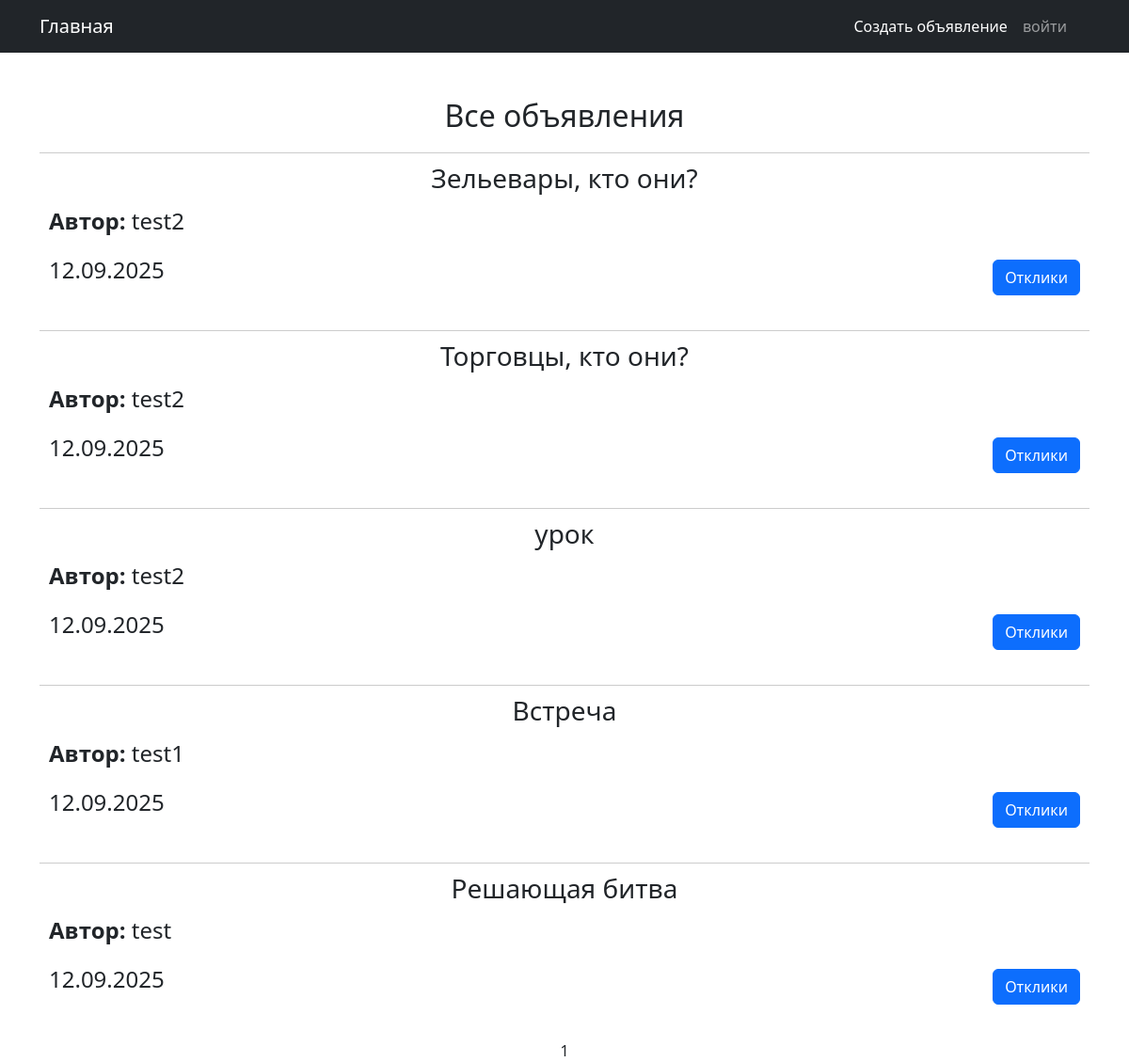
The page /ad/ on the database as committed earlier.
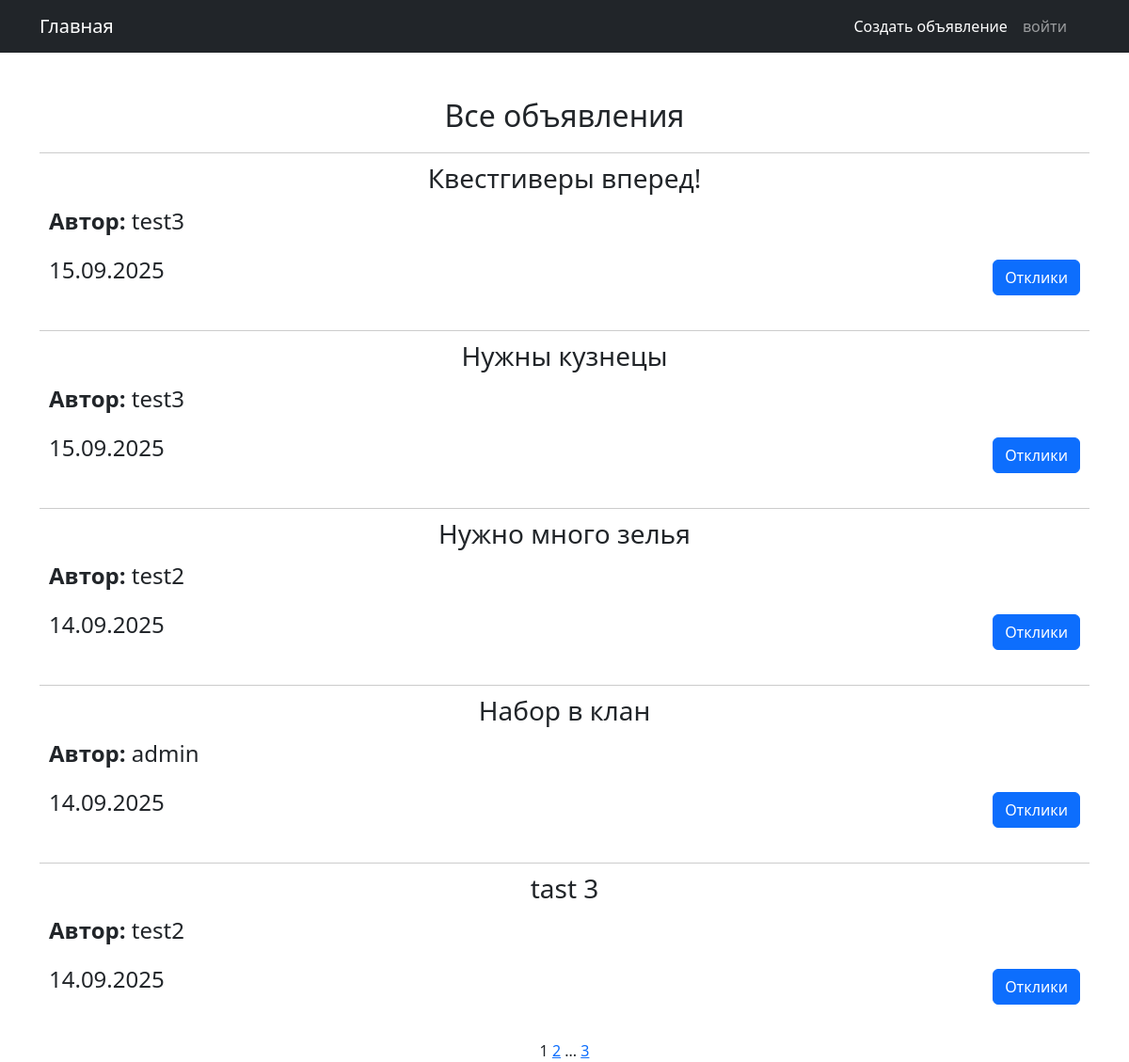
The same page on the database as committed later.
### notice/models.py (models this page shows, shortened)
class Ad(models.Model):
    user = models.ForeignKey(User, on_delete=models.CASCADE)
    category = models.ForeignKey(Category, on_delete=models.CASCADE)
    heading = models.CharField(max_length=255, unique=True)
    text = RichTextUploadingField()
    time_in = models.DateTimeField(auto_now_add=True)
    class Meta:
        verbose_name = 'Объявление'
        verbose_name_plural = 'Объявления'

### notice/views.py (the view)
# urls.py: path('', Adlist.as_view(), name='ad_list'),
class Adlist(ListView):
    ordering = '-time_in'
    model = Ad
    context_object_name = 'ads'
    template_name = 'ad/ad_list.html'
    paginate_by = 5

### templates/ad/ad_list.html (shortened to what this page needs)
{% extends 'flatpages/default.html' %}
{% block content %}
<div style="margin-bottom: 20px;">
    <h2>Все объявления</h2>
</div>
{% for ad in ads %}
<div style="border-top: 1px solid #ccc; padding: 10px; margin-bottom: 20px;">
    <h3 style="margin-bottom: 10px;">{{ad.heading}}</h3>
    <div style="display: flex; align-items: flex-start;">
        <div style="flex: 1; margin-right: 10px;">
            <div style="display: flex; flex-direction: column; align-items: flex-start;">
                <p style="font-size: 1.5em;"><strong>Автор:</strong> {{ad.user}}</p>
            </div>
        </div>
        <div style="flex: 3;">
        </div>
    </div>
    <div style="display: flex; justify-content: space-between; align-items: center;">
        <p style="font-size: 1.5em;">{{ad.time_in|date:"d.m.Y"}}</p>
        <div>
            <a href="{% url 'ad_detail' pk=ad.id %}" class="btn btn-primary">Отклики</a>
        </div>
    </div>
</div>
{% empty %}
<p>Объявлений пока нет.</p>
{% endfor %}
{{ page_obj.number }}
{% if page_obj.has_next %}
   <a href="?page={{ page_obj.next_page_number }}">{{ page_obj.next_page_number }}</a>
   {% if paginator.num_pages != page_obj.next_page_number %}
       ...
       <a href="?page={{ page_obj.paginator.num_pages }}">{{ page_obj.paginator.num_pages }}</a>
   {% endif %}
{% endif %}
{% endblock content %}

Rows that differ between the two databases and show on the page:
no longer on this page (row edited): Ad: heading "Зельевары, кто они?", user "test2", time_in "12.09.2025"
no longer on this page (row edited): Ad: heading "Торговцы, кто они?", user "test2", time_in "12.09.2025"
no longer on this page (row edited): Ad: heading "урок", user "test2", time_in "12.09.2025"
no longer on this page (row edited): Ad: heading "Встреча", user "test1", time_in "12.09.2025"
no longer on this page (row edited): Ad: heading "Решающая битва", user "test", time_in "12.09.2025"
added Ad: heading "Квестгиверы вперед!", user "test3", time_in "15.09.2025"
added Ad: heading "Нужны кузнецы", user "test3", time_in "15.09.2025"
added Ad: heading "Нужно много зелья", user "test2", time_in "14.09.2025"
added Ad: heading "Набор в клан", user "admin", time_in "14.09.2025"
added Ad: heading "tast 3", user "test2", time_in "14.09.2025"
Other text that changed with them:
{{ page_obj.next_page_number }}: (not shown) → "2"
{{ page_obj.paginator.num_pages }}: (not shown) → "3"
